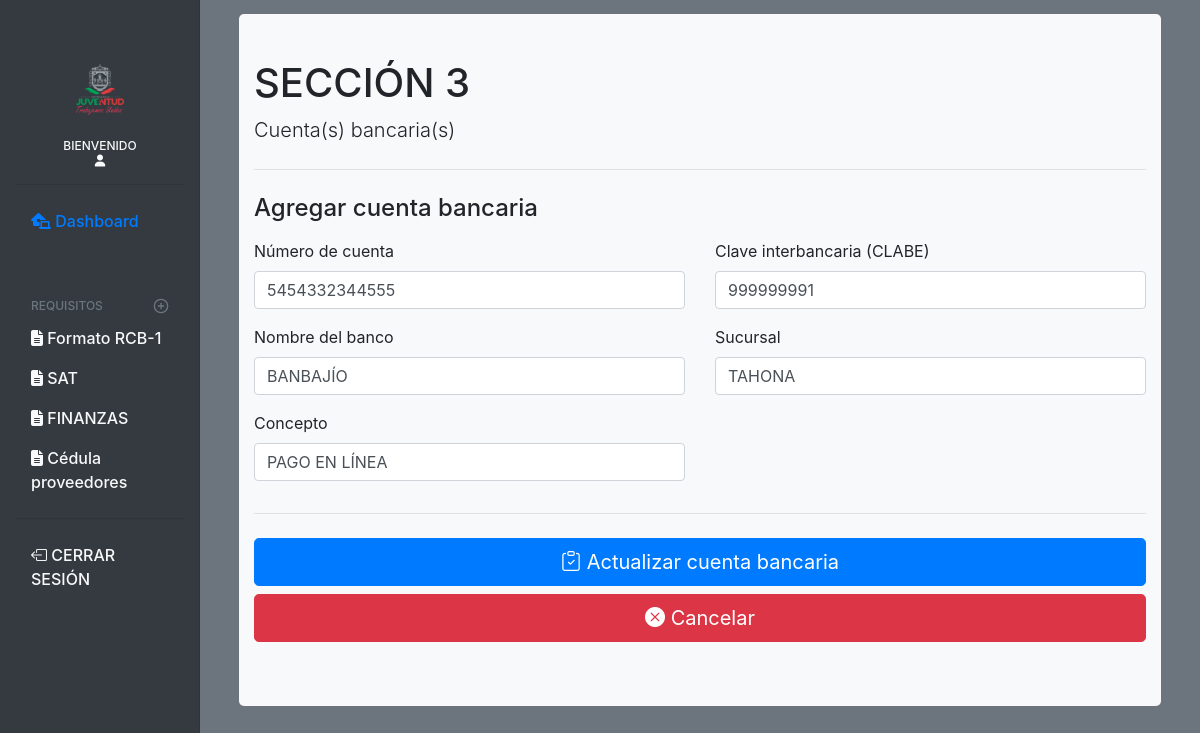
Screenshot of /dashboard/editar_seccion3.php?id=13 with the database file from the repository.
### tables this page shows
CREATE TABLE `banco` (
  `id` int(11) NOT NULL,
  `banco` varchar(100) NOT NULL,
  `no_cuenta` varchar(100) NOT NULL,
  `no_clabe` varchar(100) NOT NULL,
  `sucursal` varchar(100) NOT NULL,
  `concepto` varchar(200) NOT NULL,
  `id_ext` int(11) NOT NULL,
  `validacion` int(11) NOT NULL
);

### dashboard/editar_seccion3.php (the view, shortened to what this page needs)
<?php
include('prcd/conn.php');
?>
<!doctype html>
<html lang="es">
  <head>
    <link rel="stylesheet" href="https://cdn.jsdelivr.net/npm/bootstrap-icons@1.3.0/font/bootstrap-icons.css">
    <link href="css/bootstrap.css" rel="stylesheet">
    <link href="css/form-validation.css" rel="stylesheet">
    <link href="css/dashboard.css" rel="stylesheet">
    <link rel="stylesheet" href="https://cdn.jsdelivr.net/npm/bootstrap@4.6.0/dist/css/bootstrap.min.css">
  </head>
  <body class="bg-secondary">
<div class="container-fluid">
  <div class="row">
    <nav id="sidebarMenu" class="col-md-3 col-lg-2 d-md-block bg-dark sidebar collapse">
      <div class="sidebar-sticky pt-3">
        <ul class="navbar-nav px-3 text-center">
            <li class="align-middle">
                   <img src="../img/logo.png" width="35%" class="" alt="" loading="lazy">
            </li>
        </ul>
        <h6 class="sidebar-heading d-flex justify-content-center text-center align-items-center px-3 mt-4 mb-1 text-muted text-light">
          <span class="text-light">
          bienvenido<br><i class="fas fa-user"></i>
          </span>
        </h6>
          <hr>
        <ul class="nav flex-column">
           <li class="nav-item">
            <a class="nav-link active" href="dashboard.php">
              <i class="fas fa-laptop-house"></i>
              Dashboard <span class="sr-only">(current)</span>
            </a>
          </li>
          <h6 class="sidebar-heading d-flex justify-content-between align-items-center px-3 mt-4 mb-1 text-muted">
            <span>Requisitos</span>
            <a class="d-flex align-items-center text-muted" href="dashboard.php" aria-label="Add a new report">
              <span data-feather="plus-circle"></span>
            </a>
          </h6>
          <li class="nav-item">
            <a class="nav-link text-light" href="#">
              <i class="fas fa-file-alt"></i> Formato RCB-1
            </a>
          </li>
          <li class="nav-item">
            <a class="nav-link text-light" href="#">
              <i class="fas fa-file-alt"></i> SAT
            </a>
          </li>
          <li class="nav-item">
            <a class="nav-link text-light" href="#">
              <i class="fas fa-file-alt"></i> FINANZAS
            </a>
          </li>
          <li class="nav-item">
            <a class="nav-link text-light" href="#">
              <i class="fas fa-file-alt"></i> Cédula proveedores
            </a>
          </li>
          <li class="nav-item">
            <hr style="color: dimgrey;">
            <a class="nav-link text-light" href="prcd/sort.php"><i class="bi bi-box-arrow-left"></i> CERRAR SESIÓN</a>
          </li>
        </ul>
    </nav>
    <main role="main" class="col-md-9 ml-sm-auto col-lg-10 px-md-4 bg-secondary" style="background-color:#eaeef4; height:100%;">
      <div class="d-flex justify-content-between flex-wrap flex-md-nowrap align-items-center pt-3 mb-3 ">
      </div>
    <div class="container-fluid ">
      <div class="jumbotron jumbotron-fluid " style="background-color:#f8f9fa; width:100%;border-radius:5px;  margin-top:25px; padding-top:45px;">
        <div class="container-fluid">
          <h1 class="h1">SECCIÓN 3</h1>
          <p class="lead">Cuenta(s) bancaria(s)</p>
          <hr class="my-4">
            <?php
                $id_banco = $_REQUEST['id'];
                $banco = "SELECT * FROM banco WHERE id = $id_banco";
                $resultado_banco= $conn->query($banco);
                $row_banco = $resultado_banco->fetch_assoc();
            ?>
        <div class="row">
                <div class="col-md-12 order-md-1">
            <h4 class="mb-3">Agregar cuenta bancaria</h4>
            <form class="needs-validation" action="prcd/editar_secciones/proceso_seccion_3.php" method="POST">
                <div class="row">
                <div class="col-md-6 mb-3">
                    <label for="firstName">Número de cuenta </label>
                    <input type="text" class="form-control" id="no_cuenta" name="no_cuenta" placeholder="" value="<? echo $row_banco['no_cuenta']?>" required>
                </div>
                <div class="col-md-6 mb-3">
                    <label for="lastName">Clave interbancaria (CLABE)</label>
                    <input type="text" class="form-control" id="clabe" name="clabe" placeholder="" value="<? echo $row_banco['no_clabe']?>" onblur="ValidaRfc(this.value)" onkeyup="javascript:this.value=this.value.toUpperCase();" required>
                </div>
                <div class="col-md-6 mb-3">
                    <label for="firstName">Nombre del banco</label>
                    <input type="text" class="form-control" id="banco" name="banco" placeholder="" value="<? echo $row_banco['banco']?>" onblur="ValidaRfc(this.value)" onkeyup="javascript:this.value=this.value.toUpperCase();" required>
                </div>
                <div class="col-md-6 mb-3">
                    <label for="lastName">Sucursal</label>
                    <input type="text" class="form-control" id="sucursal" name="sucursal" placeholder="" value="<? echo $row_banco['sucursal']?>" required>
                </div>
                <div class="col-md-6 mb-3">
                    <label for="lastName">Concepto</label>
                    <input type="text" class="form-control" id="concepto" name="concepto" placeholder="" value="<? echo $row_banco['concepto']?>" required>
                </div>
                </div>
                <hr class="mb-4">
                <button class="btn btn-primary btn-lg btn-block" type="submit"><i class="bi bi-clipboard-check"></i> Actualizar cuenta bancaria</button>
                <a type="button" class="btn btn-danger btn-lg btn-block" href="seccion3_grid.php"><i class="bi bi-x-circle-fill"></i> Cancelar</a>
            </form>
            </div>
        </div>
        </div>
      </div>
      </div>
    </main>
  </div>
</div>
        <script src="css/dashboard.js"></script></body>
</html>

### dashboard/css/dashboard.css (style rules this page uses)
body { font-size: .875rem; background-color:#eaeef4; }
.feather { width: 16px; height: 16px; vertical-align: text-bottom; }
.sidebar { position: fixed; top: 0; bottom: 0; left: 0; z-index: 100; padding: 48px 0 0; box-shadow: inset -1px 0 0 rgba(0, 0, 0, .1); }
.sidebar-sticky { position: relative; top: 0; height: calc(100vh - 48px); padding-top: .5rem; overflow-x: hidden; overflow-y: auto; }
.sidebar .nav-link { font-weight: 500; color: #333; }
.sidebar .nav-link.active { color: #007bff; }
.sidebar-heading { font-size: .75rem; text-transform: uppercase; }

### rows the page displays
banco: no_cuenta "5454332344555", clabe "999999991", banco "BANBAJÍO", sucursal "TAHONA", concepto "PAGO EN LÍNEA"
